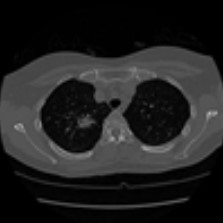
%> input picture lung.jpg, 223 x 223 px
$ octave lungs.m   (GNU Octave 9; MATLAB toolbox functions it lacks are replaced by stand-ins)
%> lines starting %> are read from the running program, lines starting %| are printed output that depends on the picture; in (x1, y1, x2, y2) boxes, pixels count from 0 and x2, y2 are one past the last pixel; in counts of white or black regions, pixels touching at a corner belong together; the program's own positions count from 1
clc;
clear;
tu_original=imread('lung.jpg');
%> tu_original is the input picture: size 223x223x3 uint8; min 0, max 180, mean 33.7
figure(1);
subplot(131)
tu_gray=rgb2gray(tu_original);
imshow(tu_gray);title('original image gray scale')

subplot(132)
%Remove Thin Lines Using Erosion
SE = strel("disk",2)
BW2 = imerode(tu_gray,SE);
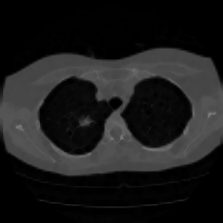
%> BW2: size 223x223 uint8; min 0, max 128, mean 27.2
imshow(BW2);title('Remove Thin Lines Using Erosion')
subplot(133)
%Median filter is the best-known example, which as its name implies,
%replaces the value of a pixel by the median of the gray levels in the neighborhood of that pixel
J = medfilt2(BW2);
imshow(J);title('meian filter')

figure(4); %Otsu Thresholding
[counts,x] = imhist(J,50);
%> counts = 50 values, max 20978 at index 1, min 0 at index 24, mean 994.6; x = 50 values from 0 to 255
stem(x,counts);
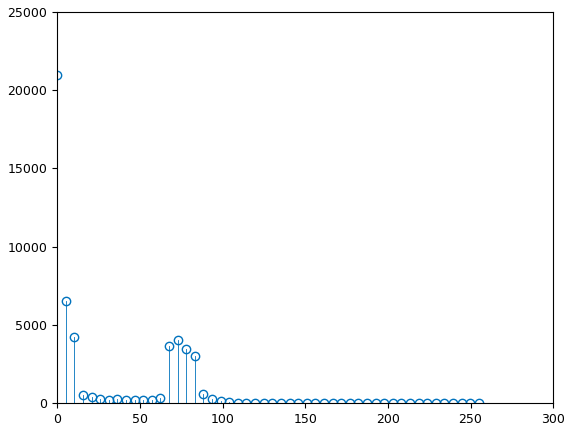
%> figure redrawn from the program's plot data; highest point at x = 0, y = 20978
T = otsuthresh(counts);
%> T = 0.143
BW = imbinarize(J,T);
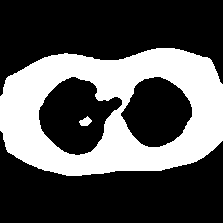
%> BW: size 223x223 logical; 33.3% white; 2 white regions, box (x1, y1, x2, y2) and area: (0, 48, 223, 176) 16471, (79, 116, 92, 126) 81
figure(5);
imshow(BW)
figure(6);
BW2 = bwareaopen(BW, 90);
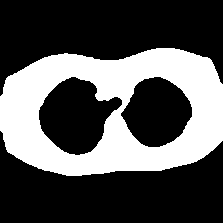
%> BW2: size 223x223 logical; 33.1% white; 1 white region, box (x1, y1, x2, y2) and area: (0, 48, 223, 176) 16471
imshowpair(BW,BW2,'montage')
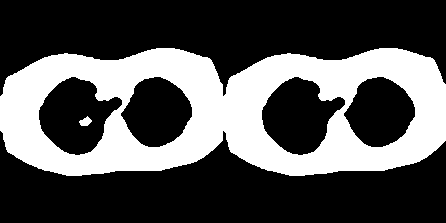
%> displayed picture: size 223x446, on the screen's scale of 0 to 255; 33.2% white; 2 white regions, box (x1, y1, x2, y2) and area: (0, 48, 446, 176) 32942, (79, 116, 92, 126) 81

figure(7);
tu=BW-BW2;%Image Subtraction
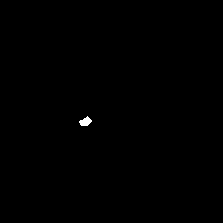
%> tu: size 223x223 double; values 0 (black) and 1 (white), 0.16% white; 1 white region, box (x1, y1, x2, y2) and area: (79, 116, 92, 126) 81
imshow(tu)
